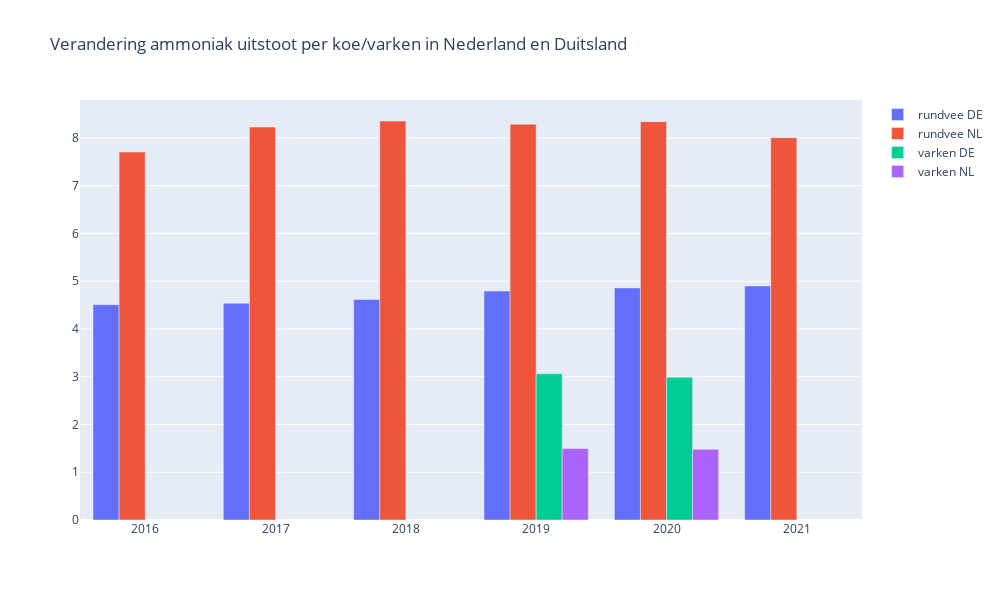

Source (notebook cell):
### Code cell
df_koe_varken = pd.read_csv('../datasets/varkens_koeien_NL_DE.csv')

bar_nh3_de_koe = go.Bar(
    y = df_koe_varken['NH3_kg_per_koe_DE'],
    x = df_koe_varken['jaar'],
    name='rundvee DE',
    orientation='v'
)

bar_nh3_de_varken = go.Bar(
    y = df_koe_varken['NH3_kg_per_vark_DE'],
    x = df_koe_varken['jaar'],
    name='varken DE',
    orientation='v'
)

bar_nh3_nl_koe = go.Bar(
    y = df_koe_varken['NH3_kg_per_koe_NL'],
    x = df_koe_varken['jaar'],
    name='rundvee NL',
    orientation='v'
)

bar_nh3_nl_varken = go.Bar(
    y = df_koe_varken['NH3_kg_per_vark_NL'],
    x = df_koe_varken['jaar'],
    name='varken NL',
    orientation='v'
)

layout = go.Layout(         #reused code from above which was partialy created with chatGPT
    width=1000,
    height= 600,
    title='Verandering ammoniak uitstoot per koe/varken in Nederland en Duitsland'
)

fig = go.Figure(data=[bar_nh3_de_koe, bar_nh3_nl_koe, bar_nh3_de_varken, bar_nh3_nl_varken], layout=layout)

fig.show()

### Figure 1 — Plotly figure (JSON) as saved in the notebook; plotly's stock layout.template omitted (floating-point values rounded to 4 significant figures)
{"data": [{"name": "rundvee DE", "orientation": "v", "type": "bar", "x": [2016, 2017, 2018, 2019, 2020, 2021], "y": [4.508, 4.537, 4.617, 4.793, 4.858, 4.9]}, {"name": "rundvee NL", "orientation": "v", "type": "bar", "x": [2016, 2017, 2018, 2019, 2020, 2021], "y": [7.704, 8.228, 8.354, 8.286, 8.34, 8.006]}, {"name": "varken DE", "orientation": "v", "type": "bar", "x": [2016, 2017, 2018, 2019, 2020, 2021], "y": [null, null, null, 3.062, 2.989, null]}, {"name": "varken NL", "orientation": "v", "type": "bar", "x": [2016, 2017, 2018, 2019, 2020, 2021], "y": [null, null, null, 1.496, 1.48, null]}], "layout": {"height": 600, "title": {"text": "Verandering ammoniak uitstoot per koe/varken in Nederland en Duitsland"}, "width": 1000}}
